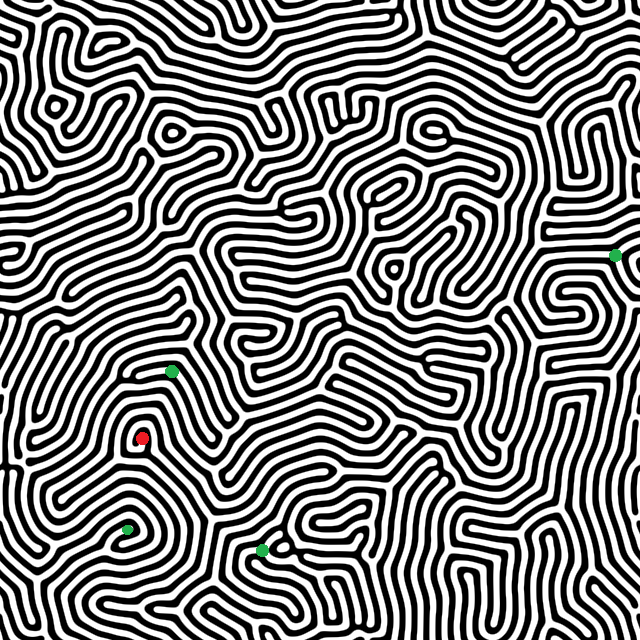
#> input picture lol2.png, 640 x 640 px
$ python main.py
#> lines starting #> are read from the running program, lines starting #| are printed output that depends on the picture; after the words box and inside, x2 and y2 are one past the last pixel; in counts of white or black regions, pixels touching at a corner belong together
### discretizar.py
from selectors import EVENT_READ
from PIL import Image
import numpy
import print as final


def disc(mainMatrix, disc):
    width = mainMatrix.shape[1]
    height = mainMatrix.shape[0]
    currentPosX = 0
    currentPosY = 0
    limitX = 0
    limitY = 0
    newMatrix = numpy.zeros((int(height/disc),int(width/disc)))
    while(currentPosY <= height):
        currentPosX = 0
        limitX = 0
        limitY = currentPosY + disc
        while(currentPosX <= width):
            limitX = currentPosX + disc
            blanco = 0
            negro = 0
            rojo = 0
            verde = 0

            if(limitY <= height and limitX <= width):
                for y in range(0,disc):
                    for x in range(0,disc):
                        color = mainMatrix[currentPosY + y][currentPosX + x]
                        if (color[0] >= 150 and color[1] >= 150 and color[2] >= 150):
                            blanco = blanco + 1
                        elif(color[0] <= 149 and color[1] <= 149 and color[2] <= 149):
                            negro = negro + 1
                        elif(color[0] <= 100 and color[1] >= 150 and color[2] <= 100):
                            verde = verde + 1
                        elif(color[0] >= 200 and color[1] <= 100 and color[2] <= 100):
                            rojo = rojo + 1

                if(blanco > negro and blanco > rojo and blanco > verde):
                    newMatrix[int(currentPosY/disc)][int(currentPosX/disc)] = int(0)


                elif(negro > blanco and negro > rojo and negro > verde):
                    newMatrix[int(currentPosY/disc)][int(currentPosX/disc)] = int(1)


                elif(rojo > blanco and rojo > negro and rojo > verde):
                    newMatrix[int(currentPosY/disc)][int(currentPosX/disc)] =int(2)


                elif(verde > blanco and verde > negro and verde > rojo):
                    newMatrix[int(currentPosY/disc)][int(currentPosX/disc)] = int(3)


            currentPosX = currentPosX + disc
        currentPosY = currentPosY + disc

    return newMatrix

    #final.showFinal(newMatrix,height,width)
    #xd = Image.open('prueba2.bmp')
    #final.showDiscrete(newMatrix, imagen)

### dfs.py
from collections import deque
import print as pr
import discretizar as disc

def findStart(matriz):
    for y in range(matriz.shape[0]):
        for x in range(matriz.shape[1]):
            if(matriz[y][x] == 2):
                return y,x

def end(matriz):
    res = []
    for y in range(matriz.shape[0]):
        for x in range(matriz.shape[1]):
            if(matriz[y][x] == 3):
                temp = []
                temp.append(y)
                temp.append(x)
                res.append(temp)
    return res

def dfs(x,y,matriz):
    frontera.append((y,x))
    solution[y,x] = y,x
    while len(frontera) > 0:
        ccell = (y,x)

        if(x-1 >= 0  and (int(matriz[y][x-1]) == 0 or int(matriz[y][x-1]) == 2 or int(matriz[y][x-1]) == 3) and (y,x-1) not in visitadas):
            cellizq = (y,x-1)
            solution[cellizq] = y,x
            frontera.append(cellizq)

        if(y-1 >= 0  and (int(matriz[y-1][x]) == 0 or int(matriz[y-1][x]) == 2 or int(matriz[y-1][x]) == 3) and (y-1,x) not in visitadas):
            cellabajo = (y-1,x)
            solution[cellabajo] = y,x
            frontera.append(cellabajo)

        if(x+1 < matriz.shape[0]  and (int(matriz[y][x+1]) == 0 or int(matriz[y][x+1]) == 2 or int(matriz[y][x+1]) == 3  ) and (y,x+1) not in visitadas):
            cellderech = (y,x+1)
            solution[cellderech] = y,x
            frontera.append(cellderech)

        if(y+1 < matriz.shape[0]  and (int(matriz[y+1][x]) == 0 or int(matriz[y+1][x]) == 2 or int(matriz[y+1][x]) == 3) and (y+1,x) not in visitadas):
            cellarriba = (y+1,x)
            solution[cellarriba] = y,x
            frontera.append(cellarriba)

        y, x = frontera.pop()
        visitadas.append(ccell)


def dfsinv(matriz, startY,startX,ends, size):
    orgArr = []

    for end in ends:
        y = end[0]
        x = end[1]
        cont = 0
        if (y,x) in solution:
            while (y, x) != (startY, startX):
                y, x = solution[y, x]
                cont = cont + 1
            temp = []
            temp.append(end[0])
            temp.append(end[1])
            temp.append(cont)
            orgArr.append(temp)
    lowest = orgArr[0]
    for exits in orgArr:
        if(lowest[2] > exits[2]):
            lowest = exits
    while (lowest[1], lowest[0]) != (startX, startY):
        matriz[lowest[0]][lowest[1]] = 4
        lowest[0], lowest[1] = solution[lowest[0], lowest[1]]

    pr.showFinal(matriz,1000,1000,size)


visitadas = []
frontera = []
solution = {}


def correr(matriz,size):
    ends = end(matriz.astype(int))
    startY,startX = findStart(matriz.astype(int))
    dfs(startX,startY, matriz.astype(int))
    dfsinv(matriz.astype(int), startY, startX, ends, size)

### print.py
import contextlib
from PIL import Image

# [8 lines left out: function showDiscrete, not called in this run]


def showFinal(newMatrix, height,width,disc):
    final = Image.new('RGBA',(height,width),'white')
    newX = 0
    newY = 0
    contB = 0
    contW = 0
    for y in range(newMatrix.shape[0]):
        newX = 0
        for x in range(newMatrix.shape[1]):
            if(newMatrix[y][x] == 0):
                r = 255
                b = 255
                g = 255
            elif(newMatrix[y][x] == 1):
                r = 0
                g = 0
                b = 0
            elif(newMatrix[y][x] == 2):
                r = 255
                g = 0
                b = 0

            elif(newMatrix[y][x] == 3):
                r = 0
                g = 255
                b = 0

            elif(newMatrix[y][x] == 4):
                r = 255
                g = 0
                b = 255

            newlimitY = 0
            newlimitX = 0
            while(newlimitY < disc):
                newlimitX = 0
                while(newlimitX < disc):
                    if(newX + newlimitX < width and newY + newlimitY < height):
                        final.putpixel((newX + newlimitX,newY + newlimitY),(r,g,b))
                    newlimitX = newlimitX + 1
                newlimitY = newlimitY + 1
            newX = newX + disc
        newY = newY + disc
    final.show()

### nuevoBFS.py
from collections import deque
import print as pr

def findStart(matriz):
    for y in range(matriz.shape[0]):
        for x in range(matriz.shape[1]):
            if(matriz[y][x] == 2):
                return y,x

def end(matriz):
    res = []
    for y in range(matriz.shape[0]):
        for x in range(matriz.shape[1]):
            if(matriz[y][x] == 3):
                temp = []
                temp.append(y)
                temp.append(x)
                res.append(temp)
    print(res)
    return res

def search(x,y,matriz):
    frontier.append((y, x))
    solution[y,x] = y,x

    while (len(frontier) > 0):
        y, x = frontier.popleft()

        if(x-1 >= 0  and (int(matriz[y][x-1]) == 0 or int(matriz[y][x-1]) == 2 or int(matriz[y][x-1]) == 3) and (y,x-1) not in visited):
            cell = (y, x-1)
            solution[cell] = y, x
            frontier.append(cell)
            visited.add((y, x - 1))

        if(y-1 >= 0  and (int(matriz[y-1][x]) == 0 or int(matriz[y-1][x]) == 2 or int(matriz[y-1][x]) == 3) and (y-1,x) not in visited):
            cell = (y - 1, x)
            solution[cell] = y, x
            frontier.append(cell)
            visited.add((y - 1, x))

        if(x+1 < matriz.shape[0]  and (int(matriz[y][x+1]) == 0 or int(matriz[y][x+1]) == 2 or int(matriz[y][x+1]) == 3) and (y,x+1) not in visited):
            cell = (y, x + 1)
            solution[cell] = y, x
            frontier.append(cell)
            visited.add((y, x + 1))

        if(y+1 < matriz.shape[0]  and (int(matriz[y+1][x]) == 0 or int(matriz[y+1][x]) == 2 or int(matriz[y+1][x]) == 3) and (y+1,x) not in visited):
            cell = (y + 1, x)
            solution[cell] = y, x
            frontier.append(cell)
            visited.add((y + 1, x))

def backRoute(matriz,startY,startX,ends,size):
    orgArr = []
    for end in ends:
        y = end[0]
        x = end[1]
        cont = 0
        if (y,x) in solution:
            while (y, x) != (startY, startX):
                y, x = solution[y, x]
                cont = cont + 1
            temp = []
            temp.append(end[0])
            temp.append(end[1])
            temp.append(cont)
            orgArr.append(temp)
    lowest = orgArr[0]
    for exits in orgArr:
        if(lowest[2] > exits[2]):
            lowest = exits
    while (lowest[1], lowest[0]) != (startX, startY):
        matriz[lowest[0]][lowest[1]] = 4
        lowest[0], lowest[1] = solution[lowest[0], lowest[1]]

    pr.showFinal(matriz,1000,1000,size)

visited = set()
frontier = deque()
solution = {}

def magia(matriz,size):
    ends = end(matriz)
    startY,startX = findStart(matriz)
    search(startX,startY, matriz)
    backRoute(matriz,startY,startX, ends,size)

### main.py
from PIL import Image
import numpy
import discretizar as disc
import print as pr
import nuevoBFS as bfs
import dfs as dfs

imagen = Image.open('lol2.png')
#> imagen is the input picture: PIL image 640x640 RGBA; mean R, G, B, A 127.2, 127.3, 127.2, 255
mainMatrix =  numpy.asarray(imagen.convert('RGB'))

size = 2

matrizPeque = disc.disc(mainMatrix,size)
#> after the loop in disc, `while(currentPosY <= height):`:
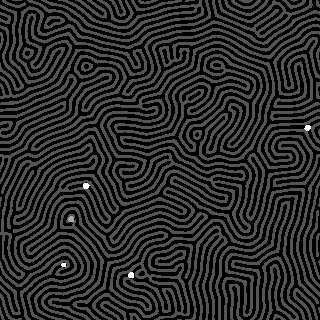
#> newMatrix: shape (320, 320) float64; min 0, max 3, mean 0.479; drawn with min black and max white
#> after the loop in disc, `while(currentPosY <= height):`: currentPosY = 642
#pr.showFinal(matrizPeque,1000,1000,size)
dfs.correr(matrizPeque,size)
#> in correr, `ends = end(matriz.astype(int))`: ends = 113 pairs, first value 125 to 277, second value 61 to 310
#> in correr, `startY,startX = findStart(matriz.astype(int))`: startY = 216; startX = 70
#> the loop in dfs, `while len(frontera) > 0:` made 12615 passes
#> (ccell, cellabajo, cellderech, y, x) on passes 24, 33, 35, 37, 39, 41, 43, 45, 47, 49, 52, 54: ((218, 76), (217, 76), (218, 77), 219, 76), ((226, 77), (225, 77), (226, 78), 227, 77), ((227, 78), (226, 78), (227, 79), 228, 78), ((228, 79), (227, 79), (228, 80), 229, 79), ((229, 80), (228, 80), (229, 81), 230, 80), ((230, 81), (229, 81), (230, 82), 231, 81), ((231, 82), (230, 82), (231, 83), 232, 82), ((232, 83), (231, 83), (232, 84), 233, 83), ((233, 84), (232, 84), (233, 85), 234, 84), ((234, 85), (233, 85), (234, 86), 235, 85), ((235, 87), (234, 87), (235, 88), 236, 87), ((236, 88), (235, 88), (236, 89), 237, 88)
#> (ccell, cellizq, cellderech, y, x) on passes 2 to 7: ((217, 70), (217, 69), (217, 71), 218, 70), ((218, 70), (218, 69), (218, 71), 219, 70), ((219, 70), (219, 69), (219, 71), 220, 70), ((220, 70), (220, 69), (220, 71), 221, 70), ((221, 70), (221, 69), (221, 71), 222, 70), ((222, 70), (222, 69), (222, 71), 223, 70)
#> after the loop in dfs, `while len(frontera) > 0:`: frontera = []; solution = 7777 items; visitadas = 12615 pairs, first value 119 to 319, second value 23 to 319
#> the loop in dfsinv, `for end in ends:` made 113 passes
#> end on passes 23 to 34: [128, 310], [129, 305], [129, 306], [129, 307], [129, 308], [129, 309], [130, 306], [130, 307], [130, 308], [183, 84], [183, 85], [183, 86]
#> the loop in dfsinv, `for exits in orgArr:` made 31 passes
#> exits on passes 1 to 12: [125, 306, 1189], [125, 307, 1182], [125, 308, 1179], [125, 309, 1170], [126, 305, 1189], [126, 306, 1188], [126, 307, 1183], [126, 308, 1178], [126, 309, 1171], [126, 310, 1138], [127, 305, 1190], [127, 306, 1187]
#> after the loop in dfsinv, `while (lowest[1], lowest[0]) != (startX, startY):`:
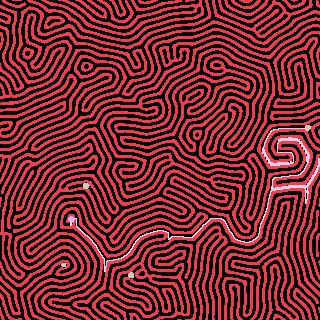
#> matriz: shape (320, 320) int64; 5 distinct labels, from 0 to 4; one colour per label, 0 black
#> in showFinal, `final = Image.new('RGBA',(height,width),'white')`: final: PIL image 1000x1000 RGBA; every value is 255
#> after the loop in showFinal, `for y in range(newMatrix.shape[0]):`:
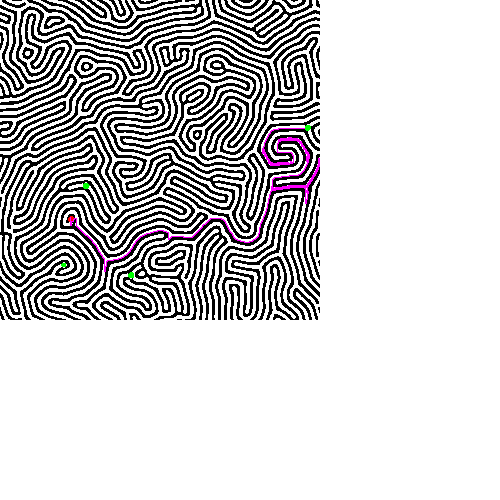
#> final: PIL image 1000x1000 RGBA (shown at 1/2 size); mean R, G, B, A 205.3, 204.3, 205.3, 255
bfs.magia(matrizPeque,size)
#> (printed output is left out)
#> the loop in backRoute, `for end in ends:` made 113 passes
#> end on passes 1 to 12: [125, 306], [125, 307], [125, 308], [125, 309], [126, 305], [126, 306], [126, 307], [126, 308], [126, 309], [126, 310], [127, 305], [127, 306]
#> the loop in backRoute, `for exits in orgArr:` made 31 passes
#> exits on passes 1 to 12: [125, 306, 625], [125, 307, 626], [125, 308, 627], [125, 309, 628], [126, 305, 623], [126, 306, 624], [126, 307, 625], [126, 308, 626], [126, 309, 627], [126, 310, 628], [127, 305, 622], [127, 306, 623]
#> after the loop in backRoute, `while (lowest[1], lowest[0]) != (startX, startY):`:
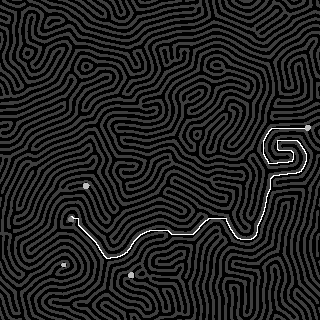
#> matriz: shape (320, 320) float64; 0.61% of pixels changed, all inside (x1, y1, x2, y2) = (71, 128, 307, 259); drawn with min black and max white
